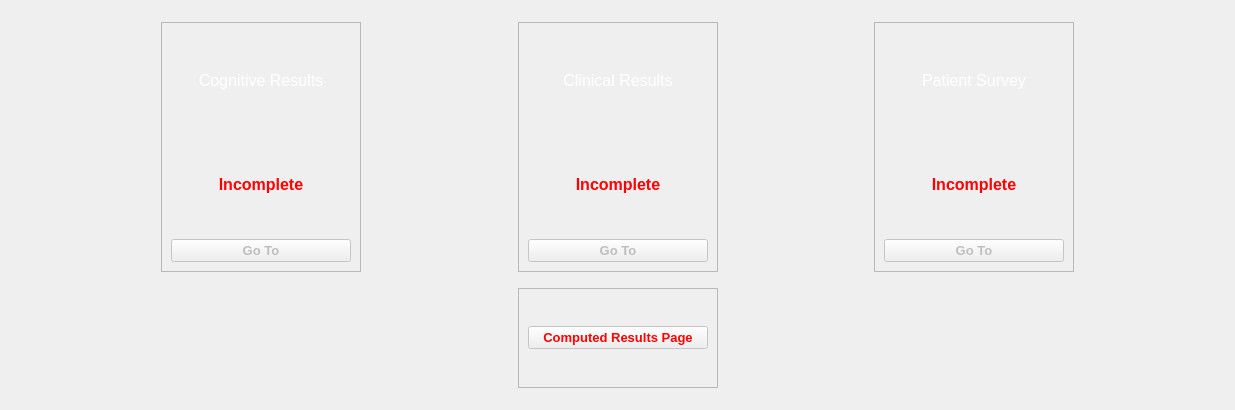
     <widget class="QWidget" name="widgetHomepage" native="true">
      <property name="enabled">
       <bool>false</bool>
      </property>
      <property name="styleSheet">
       <string notr="true">#widgetHomepage { background-color: rgb(176, 125, 180);
 }</string>
      </property>
      <layout class="QGridLayout" name="gridLayout_5">
       <item row="0" column="3">
        <spacer name="verticalSpacer_4">
         <property name="orientation">
          <enum>Qt::Orientation::Vertical</enum>
         </property>
         <property name="sizeHint" stdset="0">
          <size>
           <width>20</width>
           <height>11</height>
          </size>
         </property>
        </spacer>
       </item>
       <item row="1" column="0">
        <spacer name="horizontalSpacer_5">
         <property name="orientation">
          <enum>Qt::Orientation::Horizontal</enum>
         </property>
         <property name="sizeHint" stdset="0">
          <size>
           <width>150</width>
           <height>20</height>
          </size>
         </property>
        </spacer>
       </item>
       <item row="1" column="1">
        <widget class="QFrame" name="frame">
         <property name="minimumSize">
          <size>
           <width>200</width>
           <height>250</height>
          </size>
         </property>
         <property name="frameShape">
          <enum>QFrame::Shape::StyledPanel</enum>
         </property>
         <property name="frameShadow">
          <enum>QFrame::Shadow::Raised</enum>
         </property>
         <layout class="QGridLayout" name="gridLayout_2">
          <item row="0" column="0">
           <widget class="QLabel" name="GeneticLabel_2">
            <property name="minimumSize">
             <size>
              <width>0</width>
              <height>0</height>
             </size>
            </property>
            <property name="text">
             <string>&lt;html&gt;&lt;head/&gt;&lt;body&gt;&lt;p align=&quot;center&quot;&gt;&lt;span style=&quot; font-size:12pt; color:#ffffff;&quot;&gt;Cognitive Results&lt;/span&gt;&lt;/p&gt;&lt;/body&gt;&lt;/html&gt;</string>
            </property>
           </widget>
          </item>
          <item row="2" column="0">
           <widget class="QPushButton" name="cognitive_button">
            <property name="font">
             <font>
              <pointsize>10</pointsize>
              <bold>true</bold>
              <underline>false</underline>
             </font>
            </property>
            <property name="text">
             <string>Go To</string>
            </property>
           </widget>
          </item>
          <item row="1" column="0">
           <widget class="QLabel" name="cognitive_status">
            <property name="font">
             <font>
              <pointsize>12</pointsize>
              <bold>true</bold>
             </font>
            </property>
            <property name="styleSheet">
             <string notr="true">color: red;</string>
            </property>
            <property name="text">
             <string>Incomplete</string>
            </property>
            <property name="alignment">
             <set>Qt::AlignmentFlag::AlignCenter</set>
            </property>
           </widget>
          </item>
         </layout>
        </widget>
       </item>
       <item row="1" column="2">
        <spacer name="horizontalSpacer_6">
         <property name="orientation">
          <enum>Qt::Orientation::Horizontal</enum>
         </property>
         <property name="sizeHint" stdset="0">
          <size>
           <width>151</width>
           <height>20</height>
          </size>
         </property>
        </spacer>
       </item>
       <item row="1" column="3">
        <widget class="QFrame" name="frame_2">
         <property name="minimumSize">
          <size>
           <width>200</width>
           <height>250</height>
          </size>
         </property>
         <property name="frameShape">
          <enum>QFrame::Shape::StyledPanel</enum>
         </property>
         <property name="frameShadow">
          <enum>QFrame::Shadow::Raised</enum>
         </property>
         <layout class="QGridLayout" name="gridLayout_3">
          <item row="0" column="0">
           <widget class="QLabel" name="genetic_label">
            <property name="text">
             <string>&lt;html&gt;&lt;head/&gt;&lt;body&gt;&lt;p align=&quot;center&quot;&gt;&lt;span style=&quot; font-size:12pt; color:#ffffff;&quot;&gt;Clinical Results&lt;/span&gt;&lt;/p&gt;&lt;/body&gt;&lt;/html&gt;</string>
            </property>
           </widget>
          </item>
          <item row="1" column="0">
           <widget class="QLabel" name="genetic_status">
            <property name="font">
             <font>
              <pointsize>12</pointsize>
              <bold>true</bold>
             </font>
            </property>
            <property name="styleSheet">
             <string notr="true">color: red;</string>
            </property>
            <property name="text">
             <string>Incomplete</string>
            </property>
            <property name="alignment">
             <set>Qt::AlignmentFlag::AlignCenter</set>
            </property>
           </widget>
          </item>
          <item row="2" column="0">
           <widget class="QPushButton" name="genetic_button">
            <property name="font">
             <font>
              <pointsize>10</pointsize>
              <bold>true</bold>
              <underline>false</underline>
             </font>
            </property>
            <property name="text">
             <string>Go To</string>
            </property>
           </widget>
          </item>
         </layout>
        </widget>
       </item>
       <item row="1" column="4">
        <spacer name="horizontalSpacer_3">
         <property name="orientation">
          <enum>Qt::Orientation::Horizontal</enum>
         </property>
         <property name="sizeHint" stdset="0">
          <size>
           <width>150</width>
           <height>20</height>
          </size>
         </property>
        </spacer>
       </item>
       <item row="1" column="5">
        <widget class="QFrame" name="frame_3">
         <property name="minimumSize">
          <size>
           <width>200</width>
           <height>250</height>
          </size>
         </property>
         <property name="frameShape">
          <enum>QFrame::Shape::StyledPanel</enum>
         </property>
         <property name="frameShadow">
          <enum>QFrame::Shadow::Raised</enum>
         </property>
         <layout class="QGridLayout" name="gridLayout_4">
          <item row="0" column="0">
           <widget class="QLabel" name="GeneticLabel_3">
            <property name="minimumSize">
             <size>
              <width>0</width>
              <height>0</height>
             </size>
            </property>
            <property name="text">
             <string>&lt;html&gt;&lt;head/&gt;&lt;body&gt;&lt;p align=&quot;center&quot;&gt;&lt;span style=&quot; font-size:12pt; color:#ffffff;&quot;&gt;Patient Survey&lt;/span&gt;&lt;/p&gt;&lt;/body&gt;&lt;/html&gt;</string>
            </property>
           </widget>
          </item>
          <item row="1" column="0">
           <widget class="QLabel" name="patient_status">
            <property name="font">
             <font>
              <pointsize>12</pointsize>
              <bold>true</bold>
             </font>
            </property>
            <property name="styleSheet">
             <string notr="true">color: red;</string>
            </property>
            <property name="text">
             <string>Incomplete</string>
            </property>
            <property name="alignment">
             <set>Qt::AlignmentFlag::AlignCenter</set>
            </property>
           </widget>
          </item>
          <item row="2" column="0">
           <widget class="QPushButton" name="patient_button">
            <property name="font">
             <font>
              <pointsize>10</pointsize>
              <bold>true</bold>
              <underline>false</underline>
             </font>
            </property>
            <property name="text">
             <string>Go To</string>
            </property>
           </widget>
          </item>
         </layout>
        </widget>
       </item>
       <item row="1" column="6">
        <spacer name="horizontalSpacer_4">
         <property name="orientation">
          <enum>Qt::Orientation::Horizontal</enum>
         </property>
         <property name="sizeHint" stdset="0">
          <size>
           <width>150</width>
           <height>20</height>
          </size>
         </property>
        </spacer>
       </item>
       <item row="2" column="3">
        <spacer name="verticalSpacer_6">
         <property name="orientation">
          <enum>Qt::Orientation::Vertical</enum>
         </property>
         <property name="sizeHint" stdset="0">
          <size>
           <width>20</width>
           <height>10</height>
          </size>
         </property>
        </spacer>
       </item>
       <item row="3" column="3">
        <widget class="QFrame" name="frame_4">
         <property name="minimumSize">
          <size>
           <width>200</width>
           <height>100</height>
          </size>
         </property>
         <property name="frameShape">
          <enum>QFrame::Shape::StyledPanel</enum>
         </property>
         <property name="frameShadow">
          <enum>QFrame::Shadow::Raised</enum>
         </property>
         <layout class="QVBoxLayout" name="verticalLayout">
          <item>
           <widget class="QPushButton" name="results_button">
            <property name="font">
             <font>
              <pointsize>10</pointsize>
              <bold>true</bold>
              <underline>false</underline>
             </font>
            </property>
            <property name="styleSheet">
             <string notr="true">color: red;</string>
            </property>
            <property name="text">
             <string>Computed Results Page</string>
            </property>
           </widget>
          </item>
         </layout>
        </widget>
       </item>
       <item row="4" column="3">
        <spacer name="verticalSpacer_5">
         <property name="orientation">
          <enum>Qt::Orientation::Vertical</enum>
         </property>
         <property name="sizeHint" stdset="0">
          <size>
           <width>20</width>
           <height>11</height>
          </size>
         </property>
        </spacer>
       </item>
      </layout>
     </widget>
